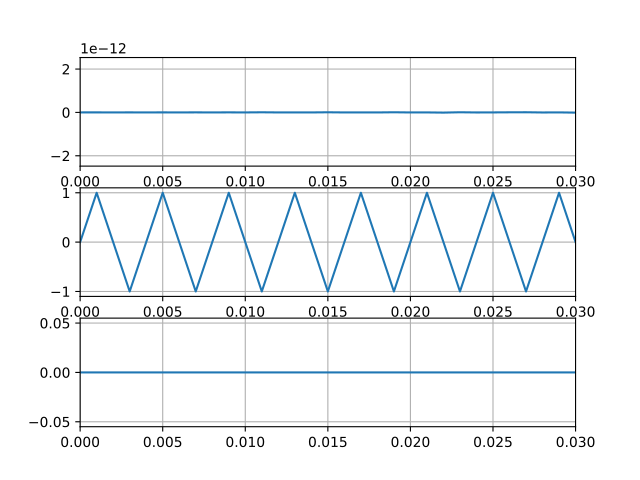

Here is the Python script that generated this plot:
import numpy as np
import matplotlib.pyplot as plt
import scipy.io.wavfile as wavfile
import scipy.signal as signal
import sounddevice as sd

def sinus(A,f,t,b): return A * np.sin(2*np.pi*f*t + b)

fs = 1000
t = np.arange(0, 3, 1/fs)

a = sinus(1,fs/2,t,0)
b = sinus(1,fs/4,t,0)
c = sinus(1,0,t,0)

fig,axs = plt.subplots(3)

axs = axs.flatten()

for i in range(len(axs)):
    axs[i].set_xlim(0,0.03)
    axs[i].grid(True)
axs[0].plot(t,a)
axs[1].plot(t,b)
axs[2].plot(t,c)

plt.savefig("ex6.pdf")
plt.show()

# semnalul cu 0hz e semnal nul, in orice moment e 0
# semnalul cu fs/2 apare nul pe grafic deoarece din formula matematica a semnalului discret avem sin(2pi * fs/2 * n/fs) = sin(pi*n) care e 0, practic mereu esantionam atunci cand semnalul e 0
